Frame 1 (no input): blank canvas, image omitted
Frame 60 (the mouse pressed at the canvas centre just before this capture): blank canvas, image omitted
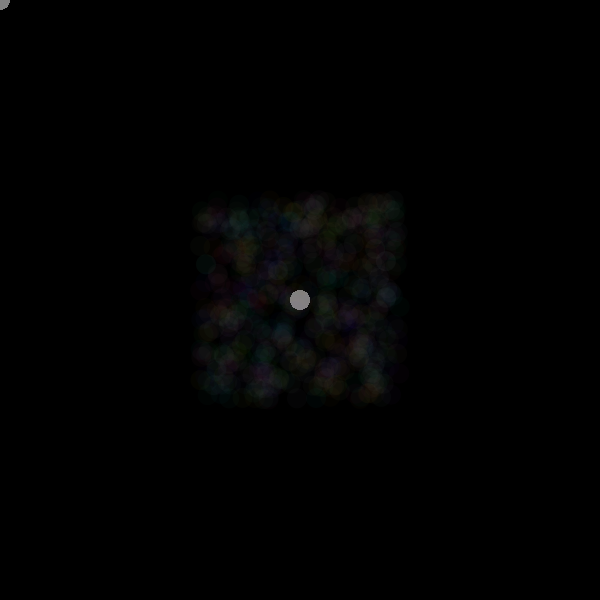
Frame 120 (the mouse held since frame 60 and released just before this capture)

The Processing sketch whose frames 1 and 60 were blank and that drew this single picture after the mouse press (run headless with seeded random() and noise(); from frame 60 on, the mouse is pressed at the canvas centre):

// Processing sketch: processing_40313
// ── processing_40313.pde



void setup()
{
 size(600,600);
 noStroke();
 smooth();
 background(0);
 
}

void draw()
{
 for (int i = 0; i < 50; i++)
 {
   fill(255, 255, 255, 1);
 ellipse (mouseX,mouseY, 20, 20);
 }
 fill (random(300),random(300),random(300),5);
 for(int g = 0; g < 10; g++)
 {
 if (mousePressed) ellipse(mouseX+random(-100,100), mouseY+random(-100,100), 20, 20);
 }
}
